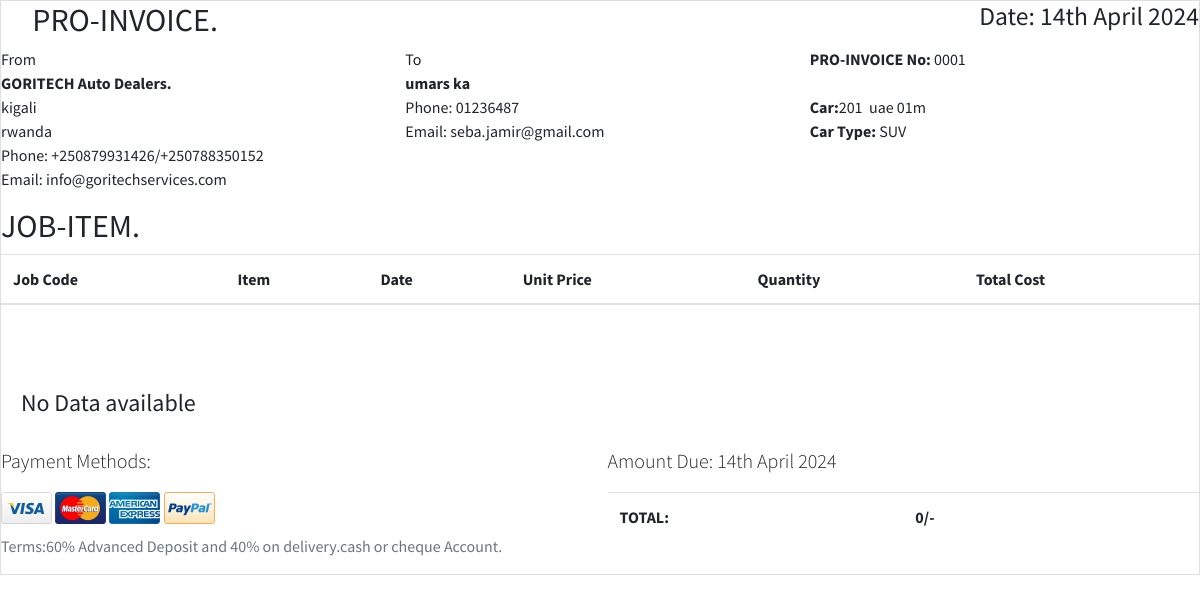
Page /print_pro_inv/1/ on the earlier database version.
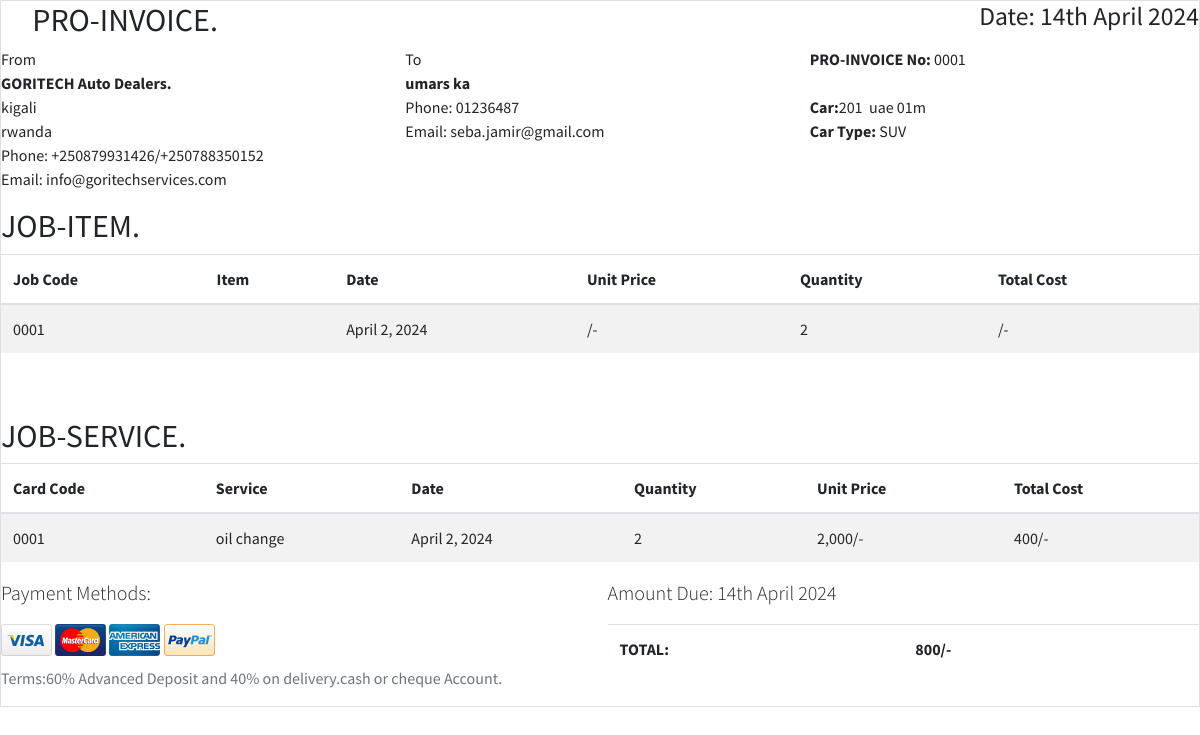
Same page on the later database version.
### spare/models/garage.py (models this page shows, shortened)
class JobCard(models.Model):
    code = models.CharField(max_length=10)
    date_in = models.DateField()
    date_out = models.CharField(max_length=10,null=True,blank=True)
    plate_no = models.CharField(max_length=10,null=True, blank=True)
    car_model = models.CharField( max_length=20,null=True, blank=True)
    customer_name = models.CharField(max_length=30,null=True, blank=True)
    customer_contact = models.CharField(max_length=15,null=True, blank=True)
    customer_email = models.EmailField(max_length=254, null=True, blank=True)
    supervisor = models.CharField(max_length=50)
    year = models.CharField(max_length=50,null=True, blank=True)
    mileage_in = models.CharField(max_length=50,null=True, blank=True)
    mileage_out = models.CharField(max_length=50,null=True, blank=True)
    brought_in_by = models.CharField(max_length=50)
    Taken_out_by = models.CharField(max_length=50,null=True, blank=True)
    fuel_gauge_in=models.CharField(max_length=50,null=True, blank=True)
    fuel_gauge_out=models.CharField(max_length=50,null=True, blank=True)
    number_of_nuts = models.IntegerField()
    car_description=models.TextField()
    Aprov_TYPE_CHOICES=[
        ('Approved','Approved'),
        ('Not Approved','Not Approved')
    ]
    customer_approval = models.CharField(choices=Aprov_TYPE_CHOICES,default='Approved',max_length=50)
    DASH_TYPE_CHOICES=[
        ('ON','ON'),
        ('OFF','OFF')
    ]
    dash_light_on = models.CharField(choices=DASH_TYPE_CHOICES,default='ON',max_length=50)
    CAR_TYPE_CHOICES=[
        ('SALOON','SALOON'),
        ('STATION WAGON','STATION WAGON'),
        ('SUV','SUV'),
        ('PICKUP','PICKUP')
    ]
    car_type = models.CharField(choices= CAR_TYPE_CHOICES,default='SUV',max_length=50)
    items_in_car =models.TextField()
    class Meta:
        verbose_name = ("jobcard")
        verbose_name_plural = ("jobcards")

class JobCardItems(models.Model):
    JOB_STATUS_OPTIONS = [
        ('pending', 'Pending'),
        ('approved', 'Approved'),
        ('cancelled', 'Cancelled'),
    ]
    date=models.DateField(auto_now=True)
    items = models.CharField(max_length=100)
    jobcard = models.ForeignKey(
        JobCard,
        on_delete=models.CASCADE,
        related_name='job_card_items'
    )
    item_price = models.IntegerField()
    quantity = models.IntegerField()
    description = models.TextField(max_length=50)
    status=models.CharField(choices=JOB_STATUS_OPTIONS,default='pending',max_length=50)
    class Meta:
        verbose_name = ("JobCardItem")
        verbose_name_plural = ("JobCardItems")
    @property
    def total_item_cost(self):
        total_item_cost = self.item_price * self.quantity
        return total_item_cost

class JobCardService(models.Model):
    STATUS_OPTIONS = [
        ('pending', 'Pending'),
        ('approved', 'Approved'),
        ('cancelled', 'Cancelled'),
    ]
    date=models.DateField(auto_now=True)
    service = models.ForeignKey(Service, on_delete=models.CASCADE, related_name="service")
    service_price = models.ForeignKey(
        ServicePrice,
        on_delete=models.CASCADE,
        related_name = 'job_card_service'
        )
    jobcard = models.ForeignKey(
        JobCard,
        on_delete=models.CASCADE,
    )
    service_price_final = models.IntegerField()
    quantity = models.IntegerField()
    status=models.CharField(choices=STATUS_OPTIONS,default='pending',max_length=50)
    class Meta:
        verbose_name = ("JobCardService")
        verbose_name_plural = ("JobCardServices")
    @property
    def total_cost(self):
        total_cost = self.service_price_final *self.quantity
        return total_cost

class ServicePrice(models.Model):
    service = models.ForeignKey(Service, on_delete=models.CASCADE, related_name="services")
    car_model = models.CharField(max_length=20)
    amount = models.IntegerField()
    class Meta:
        verbose_name = ("ServicePrice")
        verbose_name_plural = ("ServicePrices")

class Service(models.Model):
    name = models.CharField(verbose_name="Service Name", max_length=50)
    description = models.TextField()
    class Meta:
        verbose_name = ("Service")
        verbose_name_plural = ("Services")

### spare/views/items_views.py (the view)
# urls.py: path('print_pro_inv/<int:job_request_id>/',item_views.print_pro_invoice, name='print_pro_invoices'),
def print_pro_invoice(request,job_request_id):
    job_request = get_jobcard(job_request_id)
    job_item_request = get_job_card_on_request(job_request)
    item_in_service = get_jobx_card_on_request(job_request)
    item_total = get_job_card_item_total(job_request)
    service_total = get_job_card_service_total(job_request)
    total = item_total + service_total
    context = {
        "job_item":job_item_request,
        "service_items":item_in_service,
        "job_request":job_request,
        "total": total
    }
    return render(request,"report/pro_invoice.html", context)

### spare/selectors/garage_selectors/jobcard_selector.py (called while the page is built)
def get_jobcard(jobcard_id):
    return JobCard.objects.get(pk=jobcard_id)

def get_job_card_on_request(job_request):
    return JobCardItems.objects.filter(jobcard=job_request)

def get_jobx_card_on_request(job_request):
    return JobCardService.objects.filter(jobcard=job_request)

def get_job_card_item_total(job_card):
    job_card_items = JobCardItems.objects.filter(jobcard=job_card)
    total = 0
    for item in job_card_items:
        total += item.total_item_cost
    return total

def get_job_card_service_total(job_card):
    job_card_service = JobCardService.objects.filter(jobcard=job_card)
    total = 0
    for service in job_card_service:
        total += service.total_cost
    return total

### spare/templates/report/pro_invoice.html (shortened to what this page needs)
<!DOCTYPE html>
<html lang="en">
{% load static %}
{% load crispy_forms_tags %}
{% load humanize %}
<head>
  <link rel="stylesheet" href="{% static 'plugins/fontawesome-free/css/all.min.css' %}">
  <link rel="stylesheet" href="{% static 'dist/css/adminlte.min.css' %}">
</head>
<body>
<div class="wrapper">
  <section class="invoice">
    <div class="row">
      <div class="col-12">
        <h2 class="page-header">
          <i class="fas fa-globe"></i> PRO-INVOICE.
          <small class="float-right">Date: {% now "jS F Y " %}</small>
        </h2>
      </div>
    </div>
    <div class="row invoice-info">
      <div class="col-sm-4 invoice-col">
        From
        <address>
          <strong>GORITECH Auto Dealers.</strong><br>
          kigali<br>
          rwanda<br>
          Phone: +250879931426/+250788350152<br>
          Email: info@goritechservices.com
        </address>
      </div>
    {%if job_request %}
      <div class="col-sm-4 invoice-col">
        To
        <address>
          <strong>{{job_request.customer_name}}</strong><br>
          Phone: {{job_request.customer_contact}}<br>
          Email: {{job_request.customer_email}}
        </address>
      </div>
      <div class="col-sm-4 invoice-col">
        <b>PRO-INVOICE No: </b>{{job_request.code}}<br>
        <br>
        <b>Car:</b>{{job_request.car_model}}&nbsp; {{job_request.plate_no}}<br>
        <b>Car Type:</b> {{job_request.car_type}}
      </div>
    </div>
    <div class="row">
      <div class="col-12 table-responsive">
        <h2 class="page-header">
           JOB-ITEM.
        </h2>
        <table class="table table-striped">
          <thead>
          <tr>
            <th>Job Code</th>
            <th>Item</th>
            <th>Date</th>
            <th>Unit Price</th>
            <th>Quantity</th>
            <th>Total Cost</th>
          </tr>
          </thead>
          <tbody>
            {% for item in job_item %}
          <tr>
            <td>{{item.jobcard.code}}</td>
            <td>{{item.items.item.item_name}}</td>
            <td>{{item.date}}</td>
            <td>{{item.items.unit_price|intcomma}}/-</td>
            <td>{{item.quantity}}</td>
            <td>{{item.total_cost|intcomma}}/-</td>
          </tr>
          {% endfor %}
          </tbody>
        </table>
      </div>
    </div>
    {%else%}
    <div class="card-body">
        <h4>No Data available</h4>
    </div>
    {%endif%}
    <br><br>
    {% if service_items %}
    <div class="row">
      <div class="col-12 table-responsive">
        <h2 class="page-header">
          JOB-SERVICE.
       </h2>
        <table class="table table-striped">
          <thead>
          <tr>
            <th>Card Code</th>
            <th>Service</th>
            <th>Date</th>
            <th>Quantity</th>
            <th>Unit Price</th>
            <th>Total Cost</th>
          </tr>
          </thead>
          <tbody>
            {% for service in service_items %}
          <tr>
            <td>{{service.jobcard.code}}</td>
            <td>{{service.service_price.service.name}}</td>
            <td>{{service.date}}</td>
            <td>{{service.quantity}}</td>
            <td>{{service.service_price.amount|intcomma}}/-</td>
            <td>{{service.total_cost|intcomma}}/-</td>
          </tr>
          {% endfor %}
          </tbody>
        </table>
      </div>
    </div>
    {%else%}
    <div class="card-body">
        <h4>No Data available</h4>
    </div>
    {%endif%}
    <div class="row">
      <div class="col-6">
        <p class="lead">Payment Methods:</p>
        <img src="{% static 'dist/img/credit/visa.png' %}" alt="Visa">
        <img src="{% static 'dist/img/credit/mastercard.png' %}" alt="Mastercard">
        <img src="{% static 'dist/img/credit/american-express.png' %}" alt="American Express">
        <img src="{% static 'dist/img/credit/paypal2.png' %}" alt="Paypal">
        <p class="text-muted well well-sm shadow-none" style="margin-top: 10px;">
          Terms:60% Advanced Deposit and 40% on delivery.cash or cheque Account.
        </p>
      </div>
      <div class="col-6">
        <p class="lead">Amount Due: {% now "jS F Y " %}</p>
        <div class="table-responsive">
          <table class="table">
            <tr>
              <th style="width:50%">TOTAL:</th>
              <td><B>{{total|intcomma}}/-</B></td>
            </tr>
          </table>
        </div>
      </div>
    </div>
  </section>
</div>
</body>
</html>

Differences in the rows shown:
added JobCardItems: jobcard.code "0001", date "April 2, 2024", quantity "2"
added JobCardService: jobcard.code "0001", service_price.service.name "oil change", date "April 2, 2024", quantity "2", service_price.amount "2,000", total_cost "400"
Other differences:
{{ total|intcomma }}: "0" → "800"
text no longer shown: "No Data available"
text now shown: "JOB-SERVICE. Card Code Service Date Quantity Unit Price Total Cost"
